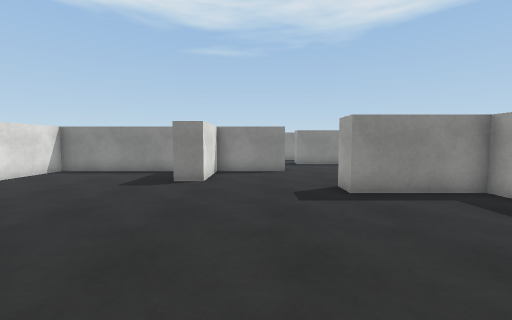
[1] (above)

17 first-person views from a walk through a Unity game level. The camera is 1.3 m above the floor, tilts 4° down and sees 90° across. The floor is counted in squares, 1 m on a side. Each view is taken from the middle of a square. On the plan, view 1 faces up. The plan holds only what a view shows up to about 13 squares ahead; the rest is blank. The place goes on beyond the plan. The player character is not drawn. Surface patterns are stand-ins for the level's own textures.

[2]
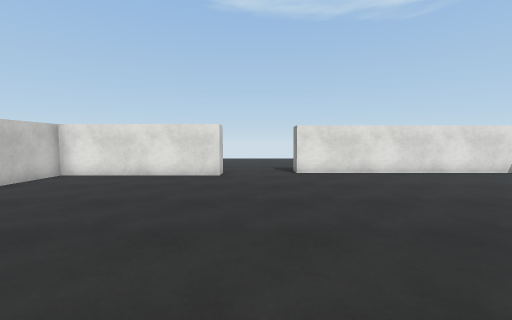

[3]
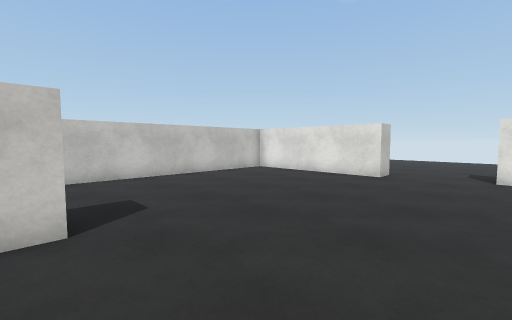

[4]
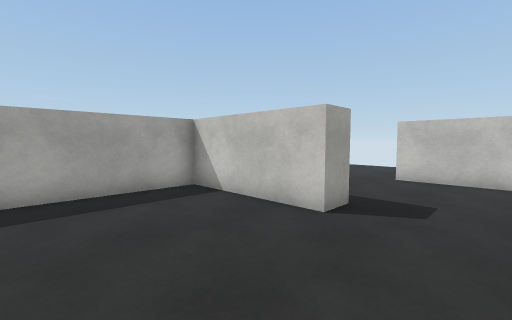

[5]
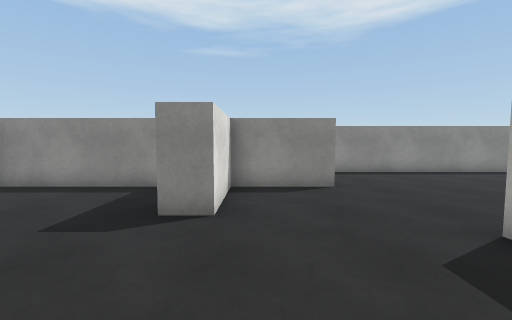

[6]
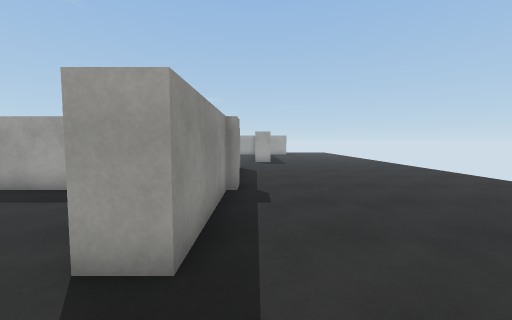

[7]
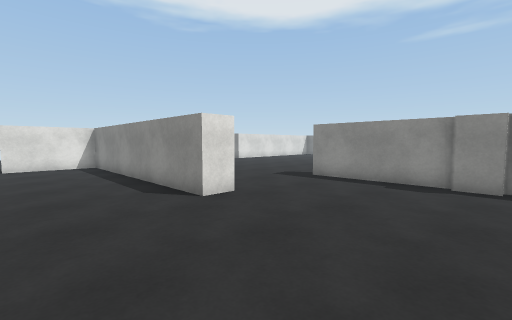

[8]
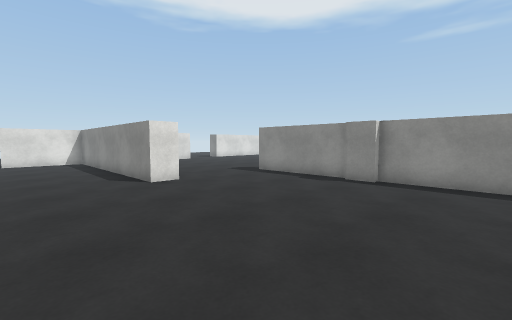

[9]
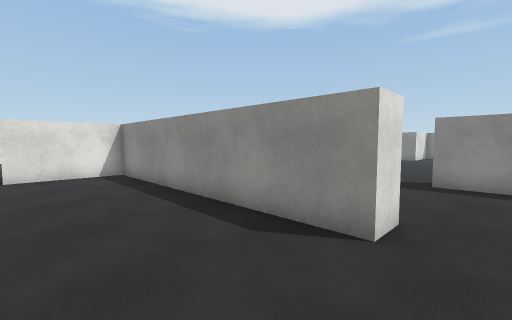

[10]
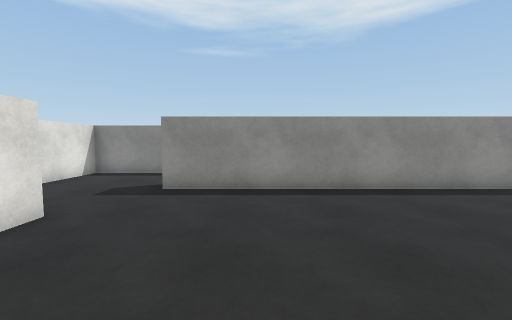

[11]
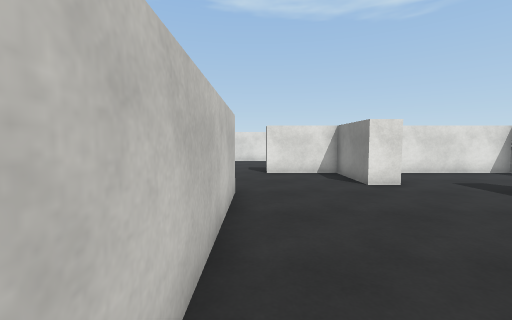

[12]
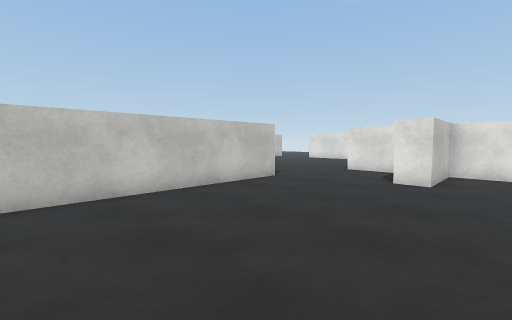

[13]
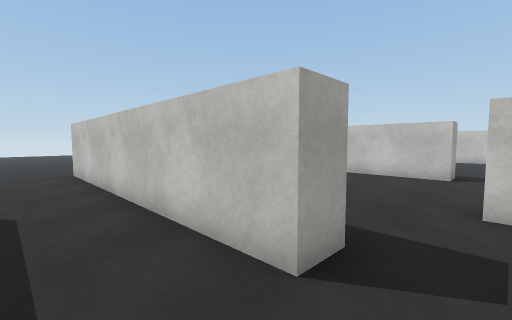

[14]
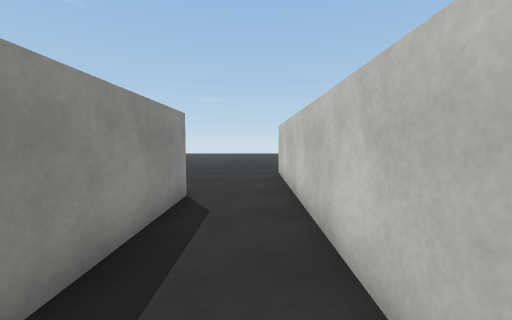

[15]
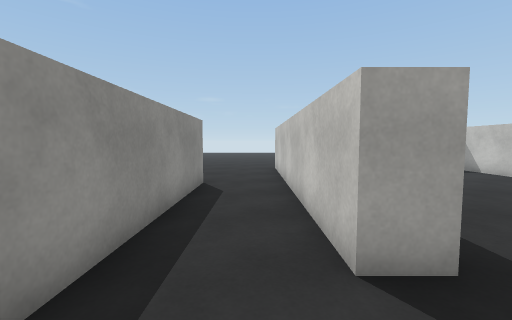

[16]
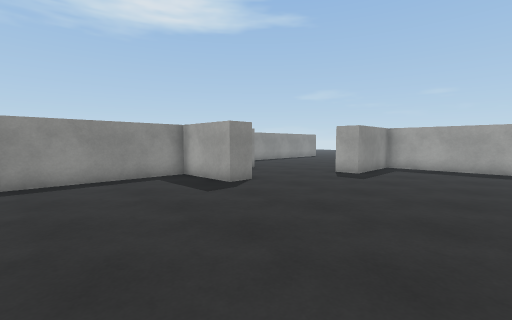

[17]
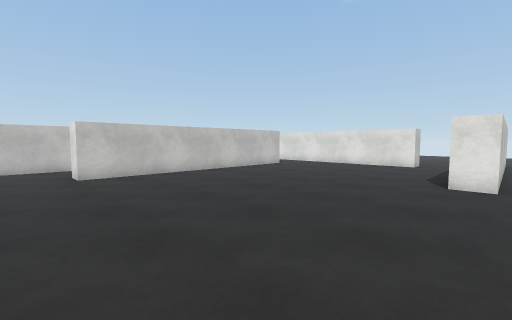

### Floor plan
Points are (right, up) in squares from view 1. A wall is a line through its corners. A room is listed if a view was taken in it or the views show most of it. See-through windows are left out.
Room 1 (views 1, 2, 3, 4, 5, 6, 7, 8, 9, 10, 11, 12, 16)
walls: (6, -3.2) (1.4, -3.2) (1.4, -2.2) (5.9, -2.2) (5.9, 6.5) (2.4, 6.5) (2.4, 7.5) (10.5, 7.5); (7, -3.5) (5.9, -3.5); (-7.9, -1.4) (-7.9, -7.6) (1.8, -7.6) (1.8, -8.6) (-7.9, -8.6) (-7.9, -12); (10.1, -3.2) (6.9, -3.2); (1.3, 12.4) (1.3, 11.4) (-1.7, 11.4) (-1.7, 8.5) (-2.7, 8.5) (-2.7, 11.4) (-8.7, 11.4) (-8.7, 1.7); (10.5, 15) (2.4, 15)
ways out: opening at (2.5, 13.5) to room 2; opening at (-8.3, 0)
Room 2 (views 13, 14, 15)
walls: (2.4, 15) (2.4, 16) (10.5, 16); (8.2, 19.7) (8.2, 18.7) (-1.7, 18.7) (-1.7, 12.4) (1.3, 12.4)
ways out: opening at (2.5, 13.5) to room 1; opening at (9.5, 19.5) to room 3
Room 3 (view 17)
walls: (-8.1, 29.8) (1.3, 29.8) (1.3, 28.8); (1.8, 19.7) (8.2, 19.7)
ways out: opening at (9.5, 19.5) to room 2

Positions as (right, up) in squares from view 1, and headings:
1: (0, 0), facing up
2: (2, 0), facing left
3: (2, 2), facing down-left
4: (-1, 2), facing down-right
5: (-1, 4), facing up
6: (-1, -4), facing right
7: (7, -12), facing up-left
8: (10, -12), facing up-left
9: (3, -12), facing up-left
10: (5, 8), facing up
11: (9, 8), facing left
12: (10, 14), facing down-left
13: (1, 18), facing down-right
14: (2, 17), facing right
15: (0, 17), facing right
16: (-8, 2), facing up-right
17: (10, 30), facing down-left
